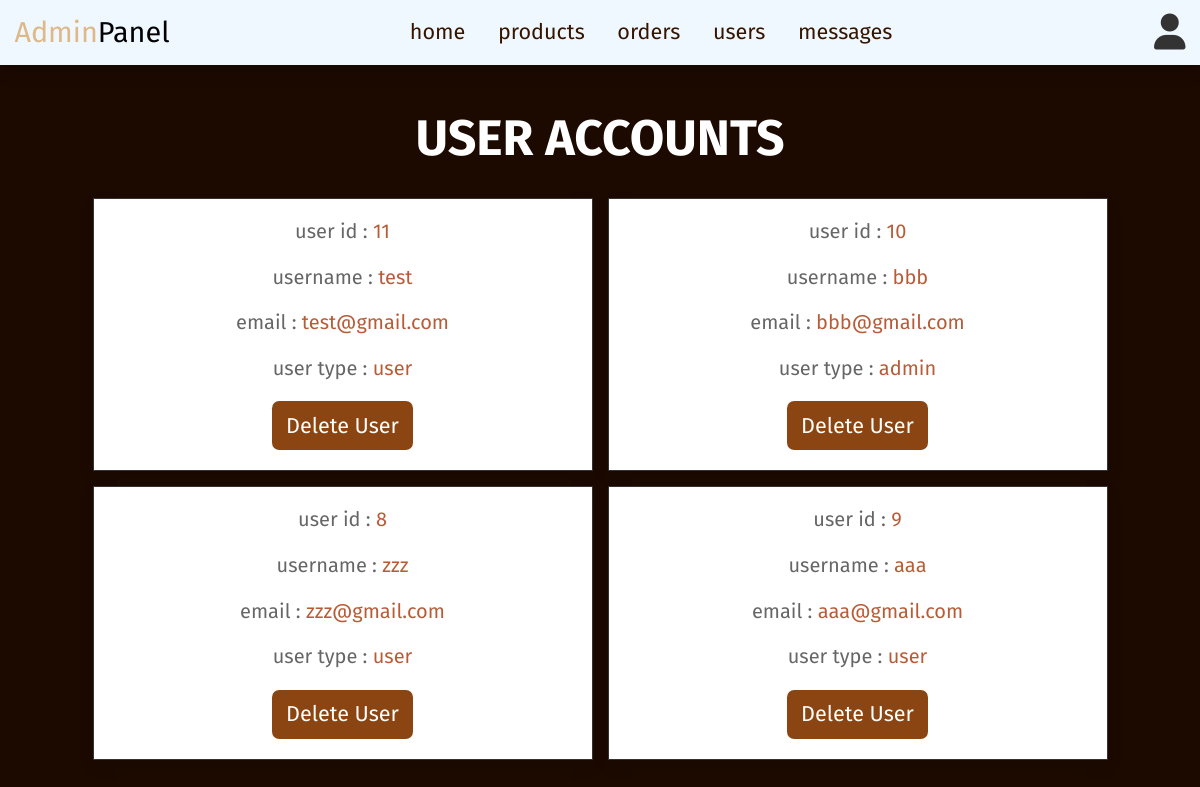
The page /AdminUsers.php (signed in) on the database its author committed.
### tables this page shows
CREATE TABLE IF NOT EXISTS `users` (
  `fname` varchar(100) NOT NULL,
  `lname` varchar(100) NOT NULL,
  `contact` varchar(100) NOT NULL,
  `address` varchar(100) NOT NULL,
  `password` varchar(100) NOT NULL,
  `usertype` varchar(20) NOT NULL DEFAULT 'user',
  `id` int(11) NOT NULL AUTO_INCREMENT,
  `email` varchar(100) NOT NULL,
  PRIMARY KEY (`id`)
);

### AdminUsers.php (the view, shortened to what this page needs)
<?php
include 'config.php';
?>
<!DOCTYPE html>
<html lang="en">
<head>
   <link rel="stylesheet" href="https://cdnjs.cloudflare.com/ajax/libs/font-awesome/6.0.0/css/all.min.css">
   <link rel="stylesheet" href="css/Admin.css">
</head>
<body>
<?php include 'Adminheader.php'; ?>
<section class="Users">
   <h1 class="title"> user accounts </h1>
   <div class="box-container">
      <?php
         $select_users = mysqli_query($conn, "SELECT * FROM `users`") or die('query failed');
         while($fetch_users = mysqli_fetch_assoc($select_users)){
      ?>
      <div class="box">
         <p> user id : <span><?php echo $fetch_users['id']; ?></span> </p>
         <p> username : <span><?php echo $fetch_users['fname']; ?></span> </p>
         <p> email : <span><?php echo $fetch_users['email']; ?></span> </p>
         <p> user type : <span><?php echo $fetch_users['usertype']; ?></span> </p>
         <a href="AdminUsers.php?delete=<?php echo $fetch_users['id']; ?>" onclick="return confirm('delete this user?');" class="delete-btn">delete user</a>
      </div>
      <?php
         };
      ?>
   </div>
</section>
</body>
</html>

### css/Admin.css (style rules this page uses)
:root { --purple:#8e44ad; --red:#c0392b; --orange:#f39c12; --black:#333; --white:#fff; --light-color:#666; --light-white:#ccc; --light-bg:#f5f5f5; --border:.1rem solid var(--black); --box-shadow:0 .5rem 1rem rgba(0,0,0,.1); }
* { font-family: 'Fira Sans', sans-serif; margin:0; padding:0; box-sizing: border-box; outline:none; border:none; text-decoration: none; text-transform: none; transition: .2s linear; }
body { background:#1C0A00; }
html { font-size: 90%; overflow-x: hidden; }
.title { text-align: center; margin-bottom: 30px; text-transform: uppercase; color: white; font-size: 50px; }
section { padding:3rem 2rem; }
.btn, .option-btn, .delete-btn, .white-btn { display: inline-block; margin-top: 1rem; padding:0.8rem 1rem; cursor: pointer; color: white; font-size: 1.5rem; border-radius: .5rem; text-transform: capitalize; }
.delete-btn { background-color: red; }
.Users .box-container { display: grid; grid-template-columns: repeat(auto-fit, 500px); justify-content: center; gap:15px; max-width: 1200px; margin:0 auto; align-items: flex-start; }
.Users .box-container .box { background-color: var(--white); padding: 20px; border:var(--border); box-shadow: var(--box-shadow); text-align: center; }
.Users .box-container .box p { padding-bottom: 1.5rem; font-size: 20px; color:var(--light-color); }
.Users .box-container .box p span { color:#B85C38; }
.Users .box-container .box .delete-btn { margin-top: 0; background-color: saddlebrown; }

### rows shown on the page
users: id "11", fname "test", email "test@gmail.com", usertype "user"
users: id "10", fname "bbb", email "bbb@gmail.com", usertype "admin"
users: id "8", fname "zzz", email "zzz@gmail.com", usertype "user"
users: id "9", fname "aaa", email "aaa@gmail.com", usertype "user"
